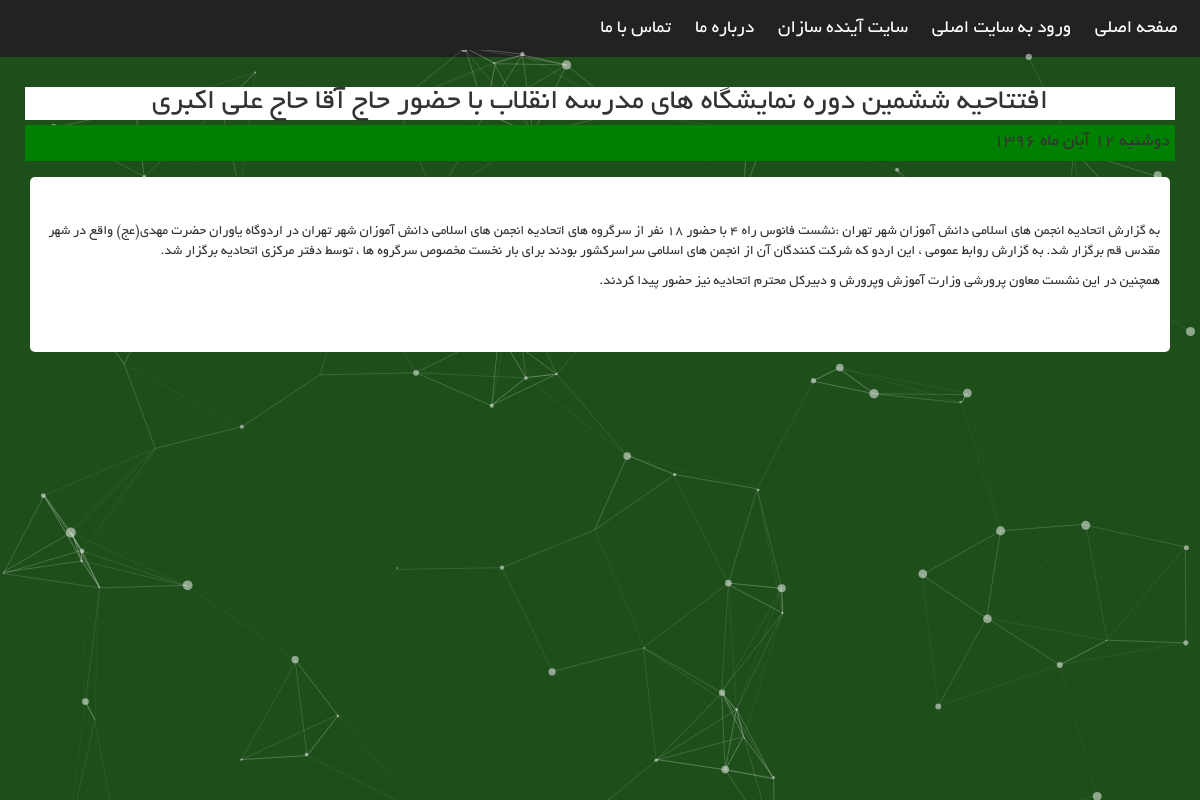
Page /news.php?id=1 on the committed database.
### tables this page shows
CREATE TABLE `tbl_menu_index` (
  `id` int(11) NOT NULL,
  `title` varchar(254) NOT NULL,
  `url` varchar(254) NOT NULL,
  `target` varchar(254) NOT NULL,
  `status` int(11) DEFAULT '1'
);

CREATE TABLE `tbl_list_news` (
  `id` int(11) NOT NULL,
  `title` varchar(254) NOT NULL,
  `text` longtext NOT NULL,
  `year` text NOT NULL,
  `month` text NOT NULL,
  `day` text NOT NULL,
  `date` text NOT NULL
);

### core/connector.php (called while the page is built, shortened)
<?php
$tbl_menu="tbl_menu_index";
$tbl_system_setting="tbl_system_setting";
$tbl_news="tbl_list_news";
	$server_name="localhost";
		$username="root";
		$password="";
		$dbname="anjoman2_portalanjoman";
		$dsn="mysql:host=$server_name;dbname=$dbname";
	try{
		$connect=new PDO($dsn,$username,$password);
		$connect->exec("SET CHARACTER SET utf8");
		$connect->exec("set names utf8");
			return $connect;
	}catch(PDOException $error){
		echo "error in connection".$error->__toString();
		exit();
	}
?>

### core/function.php (called while the page is built, shortened)
<?php
function checkid($id){
	return (int)$id;
}
?>

### news.php (the view, shortened to what this page needs)
<?php include "core/onload.php";?>
<!DOCTYPE html>
<html>
  <head>
    <link href="http://maxcdn.bootstrapcdn.com/bootstrap/3.3.0/css/bootstrap.min.css" rel="stylesheet">
  <link rel="stylesheet" href="css/style.css">
  </head>
<?php
	$sqlam="SELECT * FROM `$tbl_system_setting`";
	$r=$connect->query($sqlam);
	$rowsham=$r->fetch(PDO::FETCH_ASSOC);
	?>
  <body>
  <div id="main">
    <nav id="desktop-nav" style="background:#<?=$rowsham["index_color"];?>;">
 <?php
  $sm="SELECT `url`,`target`,`title`,`status`,`id` FROM `$tbl_menu` WHERE `status`=1 ORDER BY `id` DESC";
  $resu=$connect->query($sm);
  while($rowsa=$resu->fetch(PDO::FETCH_ASSOC)){
  ?>
      <a target="<?=$rowsa['target'];?>" href="<?=$rowsa['url'];?>"><?=$rowsa['title'];?></a>
	       <?php
  }
  ?>
    </nav>
  </div>
<div class="col-lg-12" style="z-index:+5;">
		<div class="col-md-12" style="padding: 10px;
height: 120px;" >
		<?php
		$id=checkid($_GET['id']);
		$sql="SELECT `title`,`text`,`date` FROM `$tbl_news` WHERE `id`=:id";
		$result=$connect->prepare($sql);
		$result->bindParam(":id",$id);
		$result->execute();
		$rows=$result->fetch(PDO::FETCH_ASSOC);
	?>
		<h2 class="title"><?=$rows["title"];?></h2>
<p style="width: 100%;font-size:18px; direction: ltr;text-align:right;background:green;padding:5px;"> &nbsp;<?=$rows['date'];?></p>
		<br>
        </div>
        <div class="col-md-12">
<div class="newsha">
<p>
<?=$rows["text"];?>
</p>
		</div>
	</div>
	</div>
  <div id="particles-js"></div>
  </body>
</html>

### css/style.css (style rules this page uses)
* { margin: 0; padding: 0; font-family: 'BYekan'; direction: rtl; -webkit-box-sizing: border-box; -moz-box-sizing: border-box; box-sizing: border-box; }
#desktop-nav { padding: 10px; overflow: auto; z-index:+5; }
#desktop-nav a, #mobile-nav a { color: #fff; text-decoration: none; font-size: 19px; padding: 2px; margin: 3px 10px; float: right; z-index:+5; }
body, html { height: 100%; background-repeat: no-repeat; background:#1E4F1B; position: relative; font-family:BKoodakBold,'BKoodakBold',tahoma; }
#particles-js { width: 100%; height: 100%; background-size: cover; background-position:100%; position: fixed; top: 50px; bottom:80px; z-index:1; }
.col-md-12 h2 { text-align: center; }
.newsha { background: white; border-radius: 5px; padding-top: 5px; padding-right: 10px; padding-left: 10px; }
.title { background: white; margin-bottom: 5px; height;45px; }

### rows in the picture
tbl_menu_index: title "صفحه اصلی"
tbl_menu_index: title "ورود به سایت اصلی"
tbl_menu_index: title "سایت آینده سازان"
tbl_menu_index: title "درباره ما"
tbl_menu_index: title "تماس با ما"
tbl_list_news: title "افتتاحیه ششمین دوره نمایشگاه های مدرسه انقلاب با حضور حاج آقا حاج علی اکبری", date "دوشنبه 12 آبان ماه 1396", text "به گزارش اتحادیه انجمن های اسلامی دانش آموزان شهر تهران :نشست فانوس راه ۴ با حضور ۱۸ نفر از سرگروه های اتحادیه انجمن های اسلامی دانش آموزان شهر تهران در اردوگاه یاوران حضرت مهدی(عج) واقع در شهر مقدس قم برگزار شد. به گزارش روابط عمومی ، این اردو که شرکت کنندگان آن از انجمن های اسلامی سراسرکشور بودند برای بار نخست مخصوص سرگروه ها ، توسط دفتر مرکزی اتحادیه برگزار شد. همچنین در این نشست معاون پرورشی وزارت آموزش وپرورش و دبیرکل محترم اتحادیه نیز حضور پیدا کردند."
